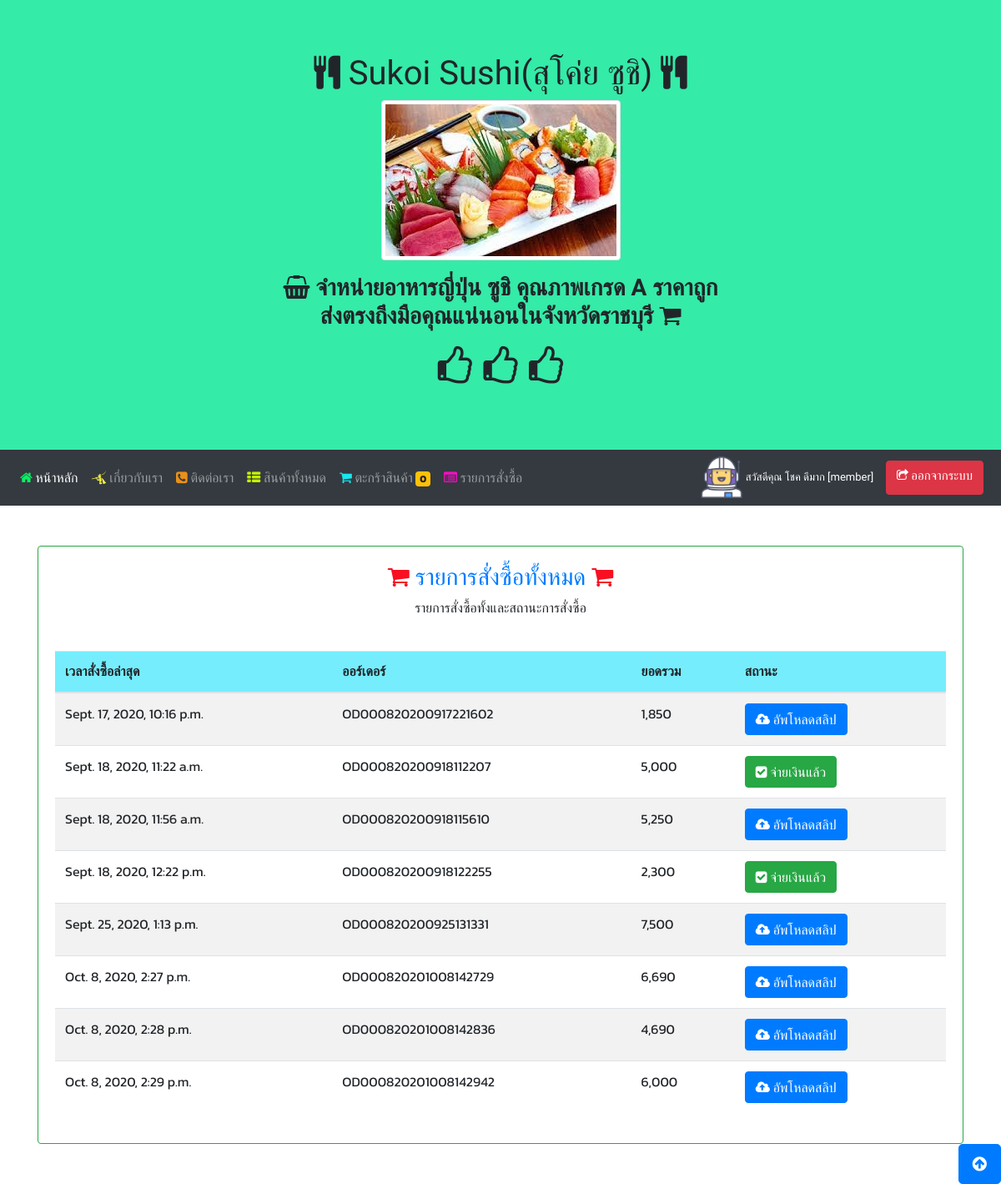
Page /orderlist/ (signed in) on the committed database.
### myapp/models.py (models this page shows, shortened)
class Profile(models.Model):
    user = models.OneToOneField(User, on_delete=models.CASCADE)
    photo = models.ImageField(upload_to="photoProfile", null=True, default='default.png')
    usertype = models.CharField(max_length=100, default='member')
    cartquan = models.IntegerField(default=0)

class OrderPending(models.Model):
     orderid = models.CharField(max_length=100)
     user = models.ForeignKey(User,on_delete=models.CASCADE)
     name = models.CharField(max_length=100)
     tel = models.CharField(max_length=100)
     address = models.TextField()
     shipping = models.CharField(max_length=100)
     payment = models.CharField(max_length=100)
     other = models.TextField(null=True, blank=True)
     stamp = models.DateTimeField(auto_now_add=True, blank=True, null=True)
     paid = models.BooleanField(default=False)
     slip = models.ImageField(upload_to="slip", null=True, blank=True)
     sliptime = models.CharField(max_length=100, null=True, blank=True)
     paymentid = models.CharField(max_length=100, null=True, blank=True)
     trackingnumber = models.CharField(max_length=100, null=True, blank=True)

### myapp/views.py (the view)
# urls.py: path('orderlist/', OrderListPage, name='orderlist-page'),
def OrderListPage(request):
	username = request.user.username
	user = User.objects.get(username=username)
	context = {}
	order = OrderPending.objects.filter(user=user)
	for od in order:
		orderid = od.orderid
		odlist = OrderList.objects.filter(orderid=orderid)
		total = sum([c.total for c in odlist])
		od.total = total
	context['allorder'] = order
	return render(request, 'myapp/orderlist.html', context)

### myapp/templates/myapp/orderlist.html
{% extends 'myapp/base.html' %}
{% load humanize %}
{% block content %}
  <div class="card border border-success">
    <div class="card-body">
      <h3 class="f-h1 text-center text-primary"><i class="fa fa-shopping-cart" style="color:rgb(248, 15, 34)"></i> รายการสั่งซื้อทั้งหมด <i class="fa fa-shopping-cart" style="color:rgb(248, 15, 34)"></i></h3>
       <p class="f-h3 text-center">รายการสั่งซื้อทั้งและสถานะการสั่งซื้อ</p>
      <br>
      <table class="table table-striped">
            <thead>
              <tr style= "background: rgb(117, 237, 253)">
                <th scope="col" class="f-h1">เวลาสั่งซื้อล่าสุด</th>
                <th scope="col" class="f-h1">ออร์เดอร์</th>
                <th scope="col" class="f-h1">ยอดรวม</th>
                <th scope="col" class="f-h1">สถานะ</th>
              </tr>
            </thead>
            <tbody>
              <tr>
                {% for od in allorder %}
                    <td class="f-h3">{{ od.stamp}}</td>
                    <td class="f-h3">{{ od.orderid }}</td>
                    <td class="f-h3">{{ od.total | intcomma }}</td>
                    <td class="f-h3">
                        {% if  od.paid %}
                        <a href="#" class="btn btn-success f-h3"><i class="fa fa-check-square"></i> จ่ายเงินแล้ว</a>
                        {% else %}
                            <a href="{% url 'uploadslip-page' od.orderid %}" class="btn btn-primary f-h3"><i class="fa fa-cloud-upload"></i> อัพโหลดสลิป</a>
                        {% endif %}
                    </td>
              </tr>
              {% endfor %}
            </tbody>
          </table>
    </div>
  </div>
{% endblock content %}

### myapp/templates/myapp/base.html (shortened to what this page needs)
{% load static %}
{% load humanize %}
<!DOCTYPE html>
<html lang="en">
<head>
	<link rel="stylesheet" href="https://maxcdn.bootstrapcdn.com/bootstrap/4.5.0/css/bootstrap.min.css">
	<link href="https://stackpath.bootstrapcdn.com/font-awesome/4.7.0/css/font-awesome.min.css" rel="stylesheet">
	<link rel="stylesheet" href="{% static 'css/style.css' %}">
	<link rel="stylesheet" href="https://cdn.datatables.net/1.10.22/css/jquery.dataTables.min.css">
</head>
<body>
<div class="jumbotron jumbotron-fluid text-center" style="margin-bottom: 0; background-color:#34eba8">
	<h1 class="f-h1"> <i class="fa fa-cutlery" aria-hidden="true"></i>
		Sukoi Sushi(สุโค่ย ซูชิ) <i class="fa fa-cutlery" aria-hidden="true"></i>
	</h1>
	<img src="/media/products/444.jpg" class="img-thumbnail" alt="Cinque Terre" >
	<h3 class="mt-3 f-h1"><b>
		<i class="fa fa-shopping-basket" aria-hidden="true"></i>
		จำหน่ายอาหารญี่ปุ่น ซูชิ คุณภาพเกรด A ราคาถูก <br>
		ส่งตรงถึงมือคุณแน่นอนในจังหวัดราชบุรี  <i class="fa fa-shopping-cart" aria-hidden="true"></i>
	</b>
	</h3>
		<div class="text-center" style="font-size: 3rem;">
			<i class="fa fa-thumbs-o-up" aria-hidden="true"></i>
			<i class="fa fa-thumbs-o-up" aria-hidden="true"></i>
			<i class="fa fa-thumbs-o-up" aria-hidden="true"></i>
		</div>
</div>
<nav class="navbar navbar-expand-sm bg-dark navbar-dark">
	<ul class="navbar-nav " style="font-size: 1rem;">
	  <li class="nav-item active">
		<a class="nav-link f-h3" href="{% url 'home-page' %}"><i class="fa fa-home"  style="color:rgb(9, 241, 98)" ></i> หน้าหลัก</a>
	  </li>
	  <li class="nav-item">
		<a class="nav-link f-h3" href="{% url 'about-page' %}"><i class="fa fa-pied-piper-alt"  style="color:rgb(248, 245, 62)"></i> เกี่ยวกับเรา</a>
	  </li>
	  <li class="nav-item">
		<a class="nav-link f-h3" href="{% url 'contact-page' %}"><i class="fa fa-phone-square"  style="color:rgb(235, 144, 25)"></i> ติดต่อเรา</a>
	  </li>
	  <li class="nav-item">
		<a class="nav-link f-h3" href="{% url 'allproduct-page' %}"><i class="fa fa-th-list"  style="color:rgb(198, 241, 4)"></i> สินค้าทั้งหมด</a>
	  </li>
	  {% if user.is_authenticated and user.profile.usertype == 'member' %}
	  <li class="nav-item">
		<a class="nav-link f-h3" href="{% url 'mycart-page' %}"><i class="fa fa-shopping-cart"  style="color:rgb(23, 231, 238)"></i>
			ตะกร้าสินค้า
			<span class="badge badge-warning">{{ user.profile.cartquan }}</span>
		</a>
	  </li>
	  <li class="nav-item">
		<a class="nav-link f-h3" href="{% url 'orderlist-page' %}"><i class="fa fa-list-alt"  style="color:rgb(250, 14, 199)"></i>
				รายการสั่งซื้อ
		</a>
	  </li>
	  {% endif %}
	</ul>
	<ul class="nav navbar-nav ml-auto" style="font-size: 15px;">
		{% if user.is_authenticated %}
		<img src="{{user.profile.photo.url}}" width="50" height="50" class="roundded-circle"> &nbsp;
		<p class="f-h1 text-white" style="margin-top: 15px; font-size:13px;">สวัสดีคุณ {{ user.first_name}} {{user.last_name}} [{{ user.profile.usertype}}] &nbsp&nbsp </p>
		<a class="btn btn-danger f-h3" style=" margin:5px; font-size:15px;" href="{% url 'logout' %}"><i class="fa fa-share-square-o"></i> ออกจากระบบ</a>
		{% endif %}
	  </ul>
  </nav>
<div class="container mt-5">
		{% block content %}
		{% endblock content %}
</div>
<div style="text-align: right">
	<a href="#" id="back-to-top" class="btn btn-primary btn-lg" role="button" title="Click to return on the top page" data-toggle="tooltip"><i class="fa fa-arrow-circle-up"></i></a>
</div>
</body>
</html>

### myapp/static/css/style.css (style rules this page uses)
.f-h1 { font-family: 'Chonburi', cursive; }
.f-h3 { font-family: 'Kanit', sans-serif; }

### rows in the picture
OrderPending: stamp "Sept. 17, 2020, 10:16 p.m.", orderid "OD000820200917221602", total "1,850", paid False (drawn)
OrderPending: stamp "Sept. 18, 2020, 11:22 a.m.", orderid "OD000820200918112207", total "5,000", paid True (drawn)
OrderPending: stamp "Sept. 18, 2020, 11:56 a.m.", orderid "OD000820200918115610", total "5,250", paid False (drawn)
OrderPending: stamp "Sept. 18, 2020, 12:22 p.m.", orderid "OD000820200918122255", total "2,300", paid True (drawn)
OrderPending: stamp "Sept. 25, 2020, 1:13 p.m.", orderid "OD000820200925131331", total "7,500", paid False (drawn)
OrderPending: stamp "Oct. 8, 2020, 2:27 p.m.", orderid "OD000820201008142729", total "6,690", paid False (drawn)
OrderPending: stamp "Oct. 8, 2020, 2:28 p.m.", orderid "OD000820201008142836", total "4,690", paid False (drawn)
OrderPending: stamp "Oct. 8, 2020, 2:29 p.m.", orderid "OD000820201008142942", total "6,000", paid False (drawn)

### other values in the picture
{{ user.profile.cartquan }} "0"
{{ user.first_name }} "โชค"
{{ user.last_name }} "ดีมาก"
{{ user.profile.usertype }} "member"
